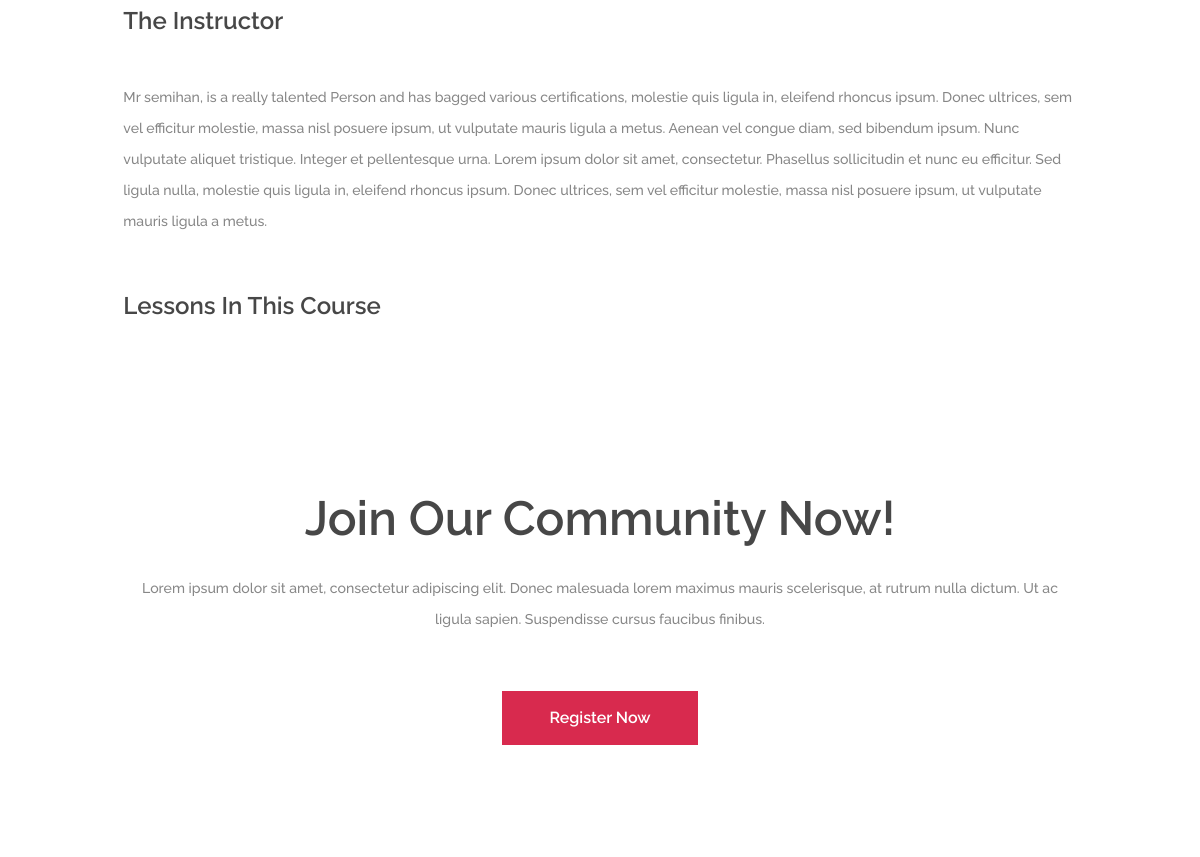
Page /courses/crypto-101/ (middle part) on the earlier database version.
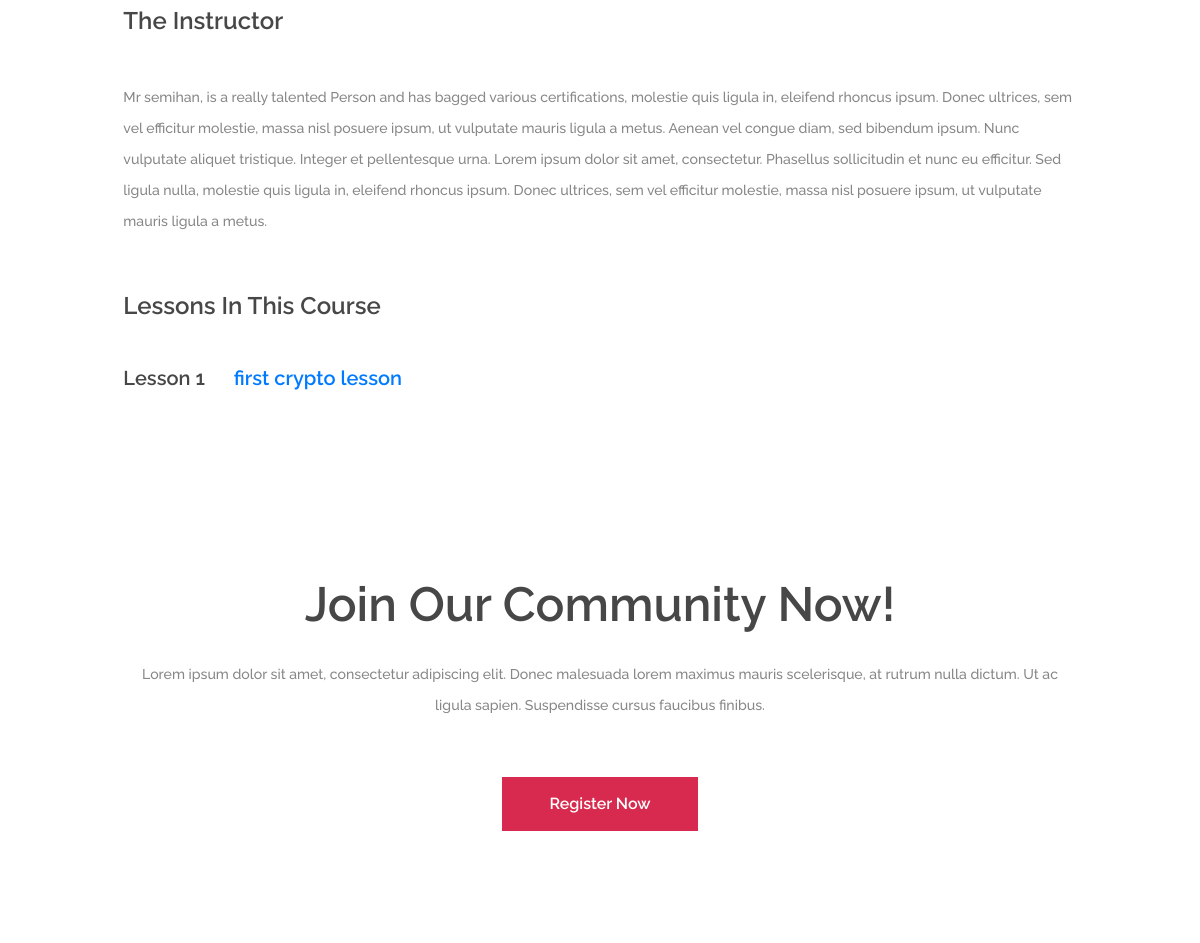
Same page on the later database version.
### courses/models.py (models this page shows, shortened)
class Lesson(models.Model):
    slug = models.SlugField()
    title = models.CharField(max_length=30)
    course = models.ForeignKey(Course,on_delete=models.SET_NULL,null=True)
    video_url = models.FileField(upload_to='videos/', null=True)
    thumbnail = models.ImageField()
    position = models.IntegerField()
    def get_absolute_url(self):
        return reverse("courses:lesson_detail", kwargs={"course_slug": self.course.slug,'lesson_slug':self.slug})

### courses/views.py (the view)
# urls.py: path('courses/<slug>/', CourseDetailView.as_view(), name='course_detail'),
class CourseDetailView(DetailView):
    context_object_name = 'course'
    template_name = 'courses/course_detail.html'
    model = Course

### courses/models.py (called while the page is built)
    def __str__(self):
        return '{}'.format(self.category)

    @property
    def lessons(self):
        return self.lesson_set.all().order_by('position')

### courses/templates/courses/course_detail.html (shortened to what this page needs)
{% extends 'base.html' %}
{% load staticfiles %}
{% block content %}
<section class="single-course spad pb-0">
  <div class="container">
    <div class="row">
      <div class="col-lg-10 offset-lg-1 course-list">
        <div class="cl-item">
          <h4>The Instructor</h4>
          <p>Mr {{course.creator}}, is a really talented Person and has bagged various certifications, molestie quis ligula in, eleifend rhoncus ipsum. Donec ultrices, sem vel efficitur molestie, massa nisl posuere ipsum, ut vulputate mauris ligula a metus. Aenean vel congue diam, sed bibendum ipsum. Nunc vulputate aliquet tristique. Integer et pellentesque urna. Lorem ipsum dolor sit amet, consectetur. Phasellus sollicitudin et nunc eu efficitur. Sed ligula nulla, molestie quis ligula in, eleifend rhoncus ipsum. Donec ultrices, sem vel efficitur molestie, massa nisl posuere ipsum, ut vulputate mauris ligula a metus. </p>
        </div>
        <div class="cl-item" id="lessons">
          <h4 >Lessons In This Course</h4>
          {% if course.lessons != None  %}
            {% for lesson in course.lessons %}
              <h5 class="pb-3">Lesson {{lesson.position}} <a href="{{ lesson.get_absolute_url }}"><span class="pl-4">{{lesson.title}}</span></a></h5>
            {% endfor %}
          {% endif %}
        </div>
      </div>
    </div>
  </div>
</section>
{% endblock %}

Differences in the rows shown:
added Lesson: position "1", title "first crypto lesson"
